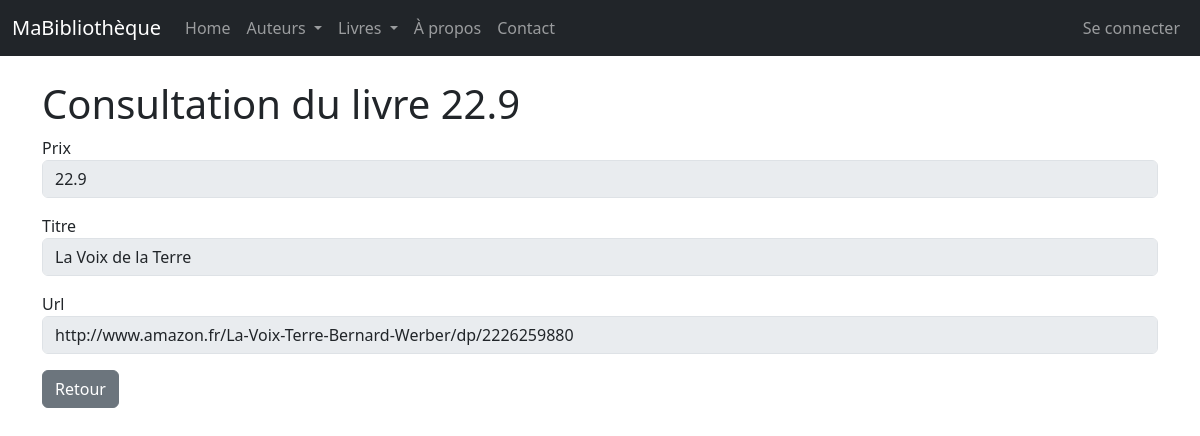
The page /livres/4/view/ on the database its author committed.
### monApp/models.py (models this page shows, shortened)
class Livre(db.Model):
    idL = db.Column(db.Integer, primary_key=True)
    Prix = db.Column(db.Float)
    Titre = db.Column(db.String(100))
    Url = db.Column(db.String(100))
    Img = db.Column(db.String(100))
    auteur_id = db.Column(db.Integer, db.ForeignKey("auteur.idA"))
    auteur = db.relationship ("Auteur", backref =db.backref ("livres", lazy="dynamic") )

### monApp/views.py (the view)
@app.route('/livres/<idL>/view/')
def viewLivre(idL):
    unLivre = Livre.query.get(idL)
    unForm = FormLivre(idL=unLivre.idL, Prix=unLivre.Prix, Titre=unLivre.Titre, Url=unLivre.Url, Img=unLivre.Img)
    return render_template("livre_view.html", selectedLivre=unLivre, viewForm=unForm)

### monApp/forms.py
class FormLivre(FlaskForm):
    idL = HiddenField('idL')
    Prix = StringField('Prix', validators=[DataRequired()])
    Titre = StringField('Titre', validators=[DataRequired()])
    Url = StringField('Url')
    Img = StringField('Img')

### monApp/templates/livre_view.html (shortened to what this page needs)
{% extends "base.html" %}
{% block main %}
    <h1>Consultation du livre {{ selectedLivre.Prix }}</h1>
    <form role="form" method="POST" action="">
        <div class="form-group mb-3">
            {{ viewForm.Prix.label }}
            {{ viewForm.Prix(size=50, disabled=True, class_="form-control") }}
        </div>
        <div class="form-group mb-3">
            {{ viewForm.Titre.label }}
            {{ viewForm.Titre(size=50, disabled=True, class_="form-control") }}
        </div>
        <div class="form-group mb-3">
            {{ viewForm.Url.label }}
            {{ viewForm.Url(size=50, disabled=True, class_="form-control") }}
        </div>
        <a href="{{ url_for('getLivres') }}" class="btn btn-secondary">Retour</a>
    </form>
{% endblock %}

### monApp/static/style.css (style rules this page uses)
body { font-family: sans-serif; }
h1 { color : red; }

### rows shown on the page
Livre: Prix "22.9", Titre "La Voix de la Terre", Url "http://www.amazon.fr/La-Voix-Terre-Bernard-Werber/dp/2226259880"

### other values the page prints
{{ viewForm.Prix.label }} "Prix"
{{ viewForm.Titre.label }} "Titre"
{{ viewForm.Url.label }} "Url"
